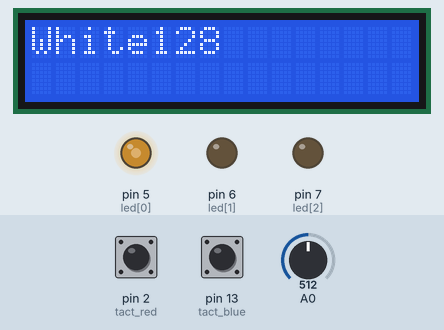
A sketch run on a simulated Arduino Uno, built with avr-gcc and run on an emulated ATmega328P. Shown: 16×2 character LCD, output pins drawn as LEDs (lit = HIGH). Inputs (shaded band) come from the test bench; at power-on: pin 2 (tact_red) HIGH, pin 13 (tact_blue) HIGH, A0 = 512.

Above: at 1.2 s.
1.3 s: pin 2 (tact_red) pulled LOW for 0.45 s
At 2.7 s:
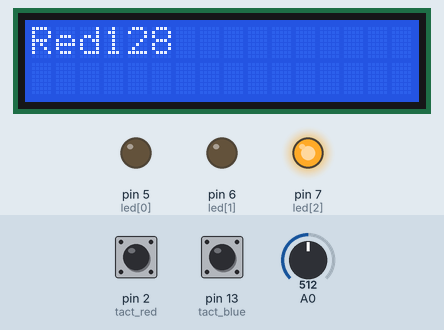
3.7 s: pin 13 (tact_blue) pulled LOW for 1 s
At 4.63 s:
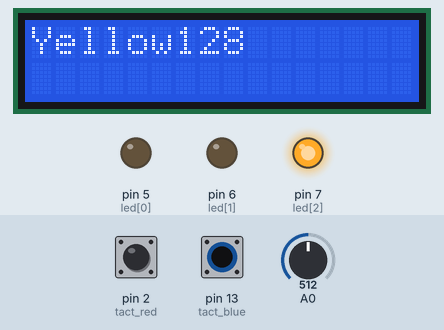
6.2 s: pin 13 (tact_blue) pulled LOW for 0.45 s
At 6.43 s:
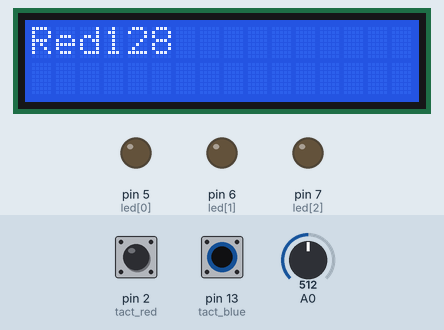
8.4 s: A0 set to 716
At 9.6 s:
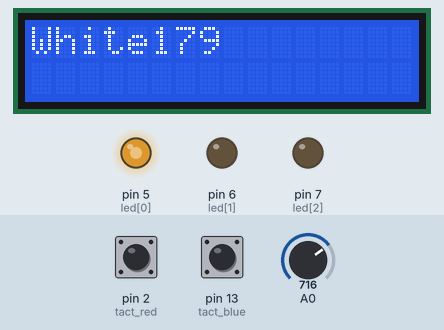
10.2 s: A0 set to 122
At 11.2 s:
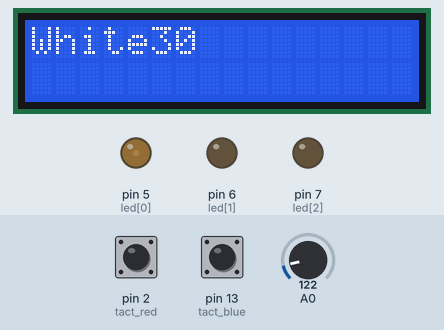
12.0 s: pin 2 (tact_red) pulled LOW for 1 s
At 12.56 s:
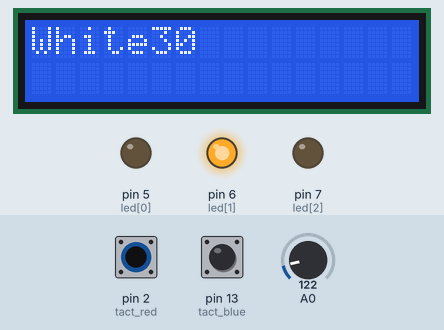
Timing chart, 0 to 15.0 s (numbered marks = the images above; inputs shaded):
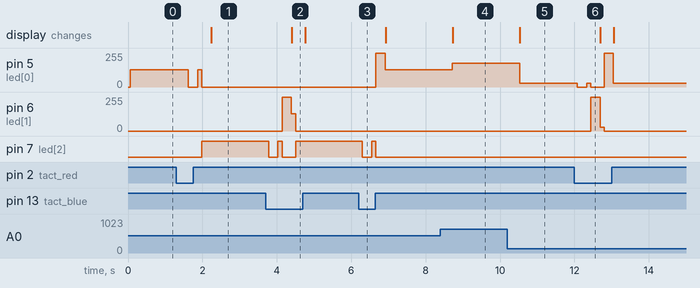

Measured:
- after the input at 1.3 s, pin 5 (led[0]): 128/255 → 0/255 after 0.32 s, → 128/255 0.25 s later, → 0/255 0.11 s later; pin 7 (led[2]): LOW → HIGH after 0.68 s; the display: changes after 0.94 s (image 1)
- after the input at 3.7 s, pin 6 (led[1]): 0/255 → 255/255 after 0.44 s, → 128/255 0.25 s later, → 0/255 0.11 s later; pin 7 (led[2]): HIGH → LOW after 0.08 s, → HIGH 0.25 s later, → LOW 0.11 s later, → HIGH 0.36 s later; the display: changes after 0.70 s (image 2)
- after the input at 6.2 s, pin 5 (led[0]): 0/255 → 255/255 after 0.46 s, → 128/255 0.25 s later; pin 7 (led[2]): HIGH → LOW after 0.10 s, → HIGH 0.25 s later, → LOW 0.11 s later
- after the input at 8.4 s, pin 5 (led[0]): 128/255 → 179/255 after 0.32 s; the display: changes after 0.33 s (image 4)
- after the input at 10.2 s, pin 5 (led[0]): 179/255 → 30/255 after 0.33 s; the display: changes after 0.34 s (image 5)
- after the input at 12.0 s, pin 5 (led[0]): 30/255 → 0/255 after 0.08 s, → 30/255 0.25 s later, → 0/255 0.11 s later, → 255/255 0.36 s later, … (5 changes in this stretch); pin 6 (led[1]): 0/255 → 255/255 after 0.44 s, → 30/255 0.25 s later, → 0/255 0.11 s later

The sketch:

homework.ino
```cpp
#include <LiquidCrystal_I2C.h>
#include <Wire.h>
int right;

int tact_blue = 13;
  int tact_red = 2;

  int led[] = {5,6,7};
  int count = 0;


LiquidCrystal_I2C lcd(0x27,16,2);


void setup() {

  for (int i=0; i<3;i++){
    pinMode(led[i], OUTPUT);
    }

    pinMode(tact_blue, INPUT_PULLUP);
    pinMode(tact_red, INPUT_PULLUP);

  Serial.begin(9600);
  lcd.init();
  lcd.backlight();

}

void loop() {
  int val = analogRead(A0) /4;
  analogWrite(led[right],val);

  lcd.clear();
  lcd.setCursor(0,0);

  if (led[right]==5) {lcd.print("White");}
  if (led[right]==6) {lcd.print("Yellow");}
  if (led[right]==7){lcd.print("Red");}

  lcd.print(val);
  delay(100);


  if(count < 0 || count > 2){
    int a = (count <0) ? 2 : 0;
    count = a;
    showLight (count);
  }
  if (digitalRead(tact_blue) == LOW){
    count ++;
    showLight(count);
  }
  else if (digitalRead(tact_red)==LOW){
    count --;
    showLight(count);
  }

  delay(250);


}

void showLight(int a){
  for (int i=0; i<3; i=i+1){
    if (a==i) {digitalWrite(led[i], HIGH); right=a;}
    else digitalWrite(led[i], LOW);
  }
 }
```
